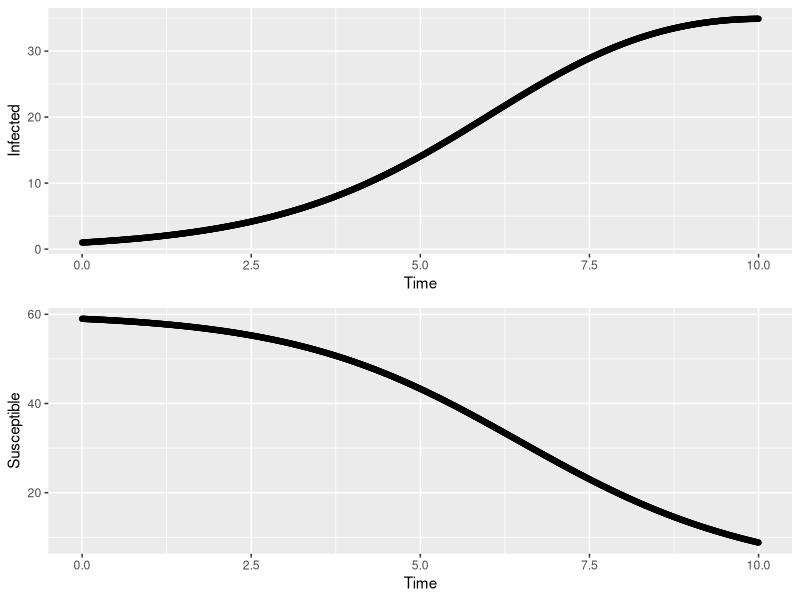
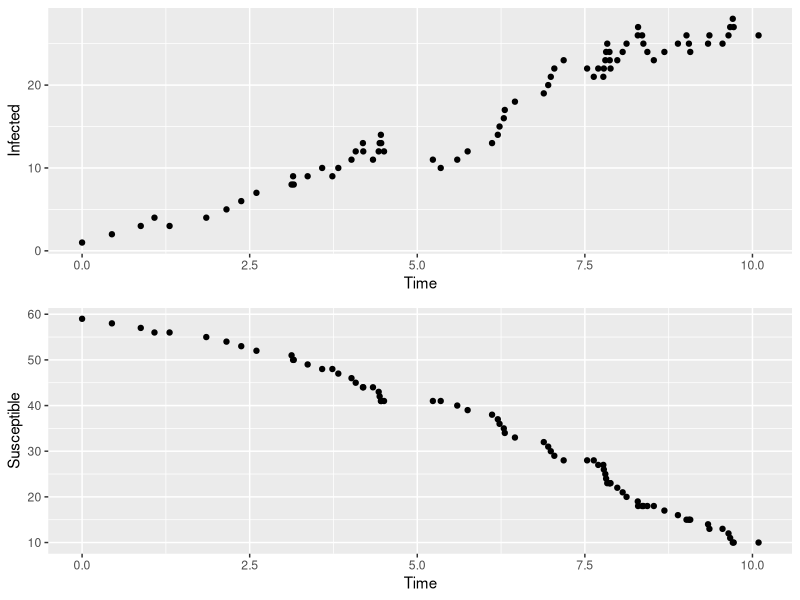

R code for these plots, in order:
## ---- chunk 1
require(ggplot2)

endTime = 10

parameters <- c(
  beta = 0.7,
  gamma = 0.1,
  N = 60
)

initial <- c(
  S = 59,
  I = 1
)
## ---- chunk 2
require(ggplot2)
library(deSolve)
library(ggplot2)
library(gridExtra)  # install.packages("gridExtra")

state <- c(
  X = log(initial[["S"]]),
  Y = log(initial[["I"]])
)

Infection <- function(t, state, parameters) {
  with(as.list(c(state, parameters)),{
    dX <- -beta * exp(Y) / N
    dY <- beta * exp(X) / N - gamma
    list(c(dX, dY))
  })
}

times <- seq(0, endTime, by=0.01)
out <- ode(y=state, times=times, func=Infection, parms=parameters)

infected <- exp(out[, "Y"])
susceptible <- exp(out[, "X"])

combined <- list(times = times, infected = infected)
dfInfected = as.data.frame(do.call(cbind, combined))

InfectedPlot <- ggplot(dfInfected, aes(x = times, y = infected)) +
          geom_point() +
          labs(x = "Time", y = "Infected")

combined <- list(times = times, susceptible = susceptible)

dfSusceptible = as.data.frame(do.call(cbind, combined))
SusceptiblePlot <- ggplot(dfInfected, aes(x = times, y = susceptible)) +
          geom_point() +
          labs(x = "Time", y = "Susceptible")

grid.arrange(InfectedPlot, SusceptiblePlot, nrow = 2)
# 
# par(mfrow=c(1,2), mar=c(5,4,0,0), oma=c(1,0,3,0))
# plot(out[, "time"], lapply(out[, "Y"], exp), xlab="t", ylab="I")
# plot(out[, "time"], lapply(out[, "X"], exp), xlab="t", ylab="S")
## ---- chunk 3
require(ggplot2)
library(ggplot2)
library(gridExtra)
times <- c(
  0
)

current_time <-  0
next_T <-  0

beta = parameters[["beta"]]
gamma = parameters[["gamma"]]
N = parameters[["N"]]

S <-  c(initial[["S"]])
I <-  c(initial[["I"]])
R <-  c(0)

# for loop
while (current_time < endTime){
    latest_S <- tail(S,1)[1]
    latest_I <- tail(I,1)[1]
    latest_R <- tail(R,1)[1]
    next_T <- rexp(1, beta * latest_S * latest_I / N + gamma * latest_I)
    U <- runif(1)
    if (latest_I <= 0){
      # This means the virus died
      S <-  c(S, latest_S)
      I <- c(I, latest_I)
      R <- c(R, latest_R)
      times <- c(times, endTime)
      break
    }
    else if (U < (beta * latest_S / N) / (beta * latest_S / N + gamma)) {
      S <- c(S, latest_S - 1)
      I <- c(I,latest_I + 1)
      R <- c(R, latest_R)
    }
    else {
      S <- c(S, latest_S)
      I <- c(I,latest_I - 1)
      R <- c(R, latest_R + 1)
    }
    times <- c(times,current_time + next_T)
    current_time = tail(times, 1)[1]
}
# print(times)
# print(I)

combined <- list(times = times, I = I)
# print(combined)

dfInfected = as.data.frame(do.call(cbind, combined))

InfectedPlot <- ggplot(dfInfected, aes(x = times, y = I)) +
          geom_point() +
          labs(x = "Time", y = "Infected")


combined <- list(times = times, S = S)
dfSusceptible = as.data.frame(do.call(cbind, combined))

SusceptiblePlot <- ggplot(dfSusceptible, aes(x = times, y = S)) +
          geom_point() +
          labs(x = "Time", y = "Susceptible")

grid.arrange(InfectedPlot, SusceptiblePlot, nrow = 2)
